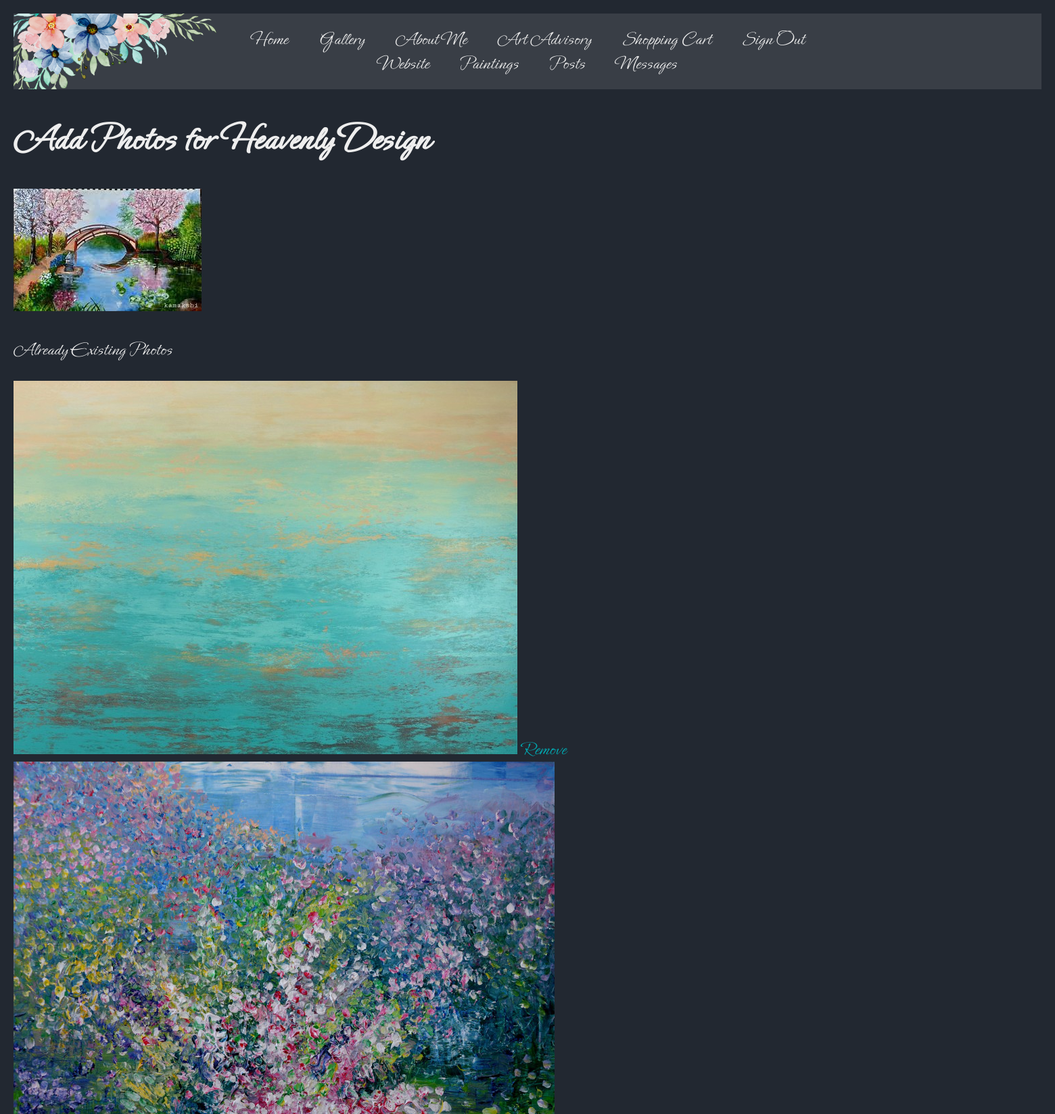
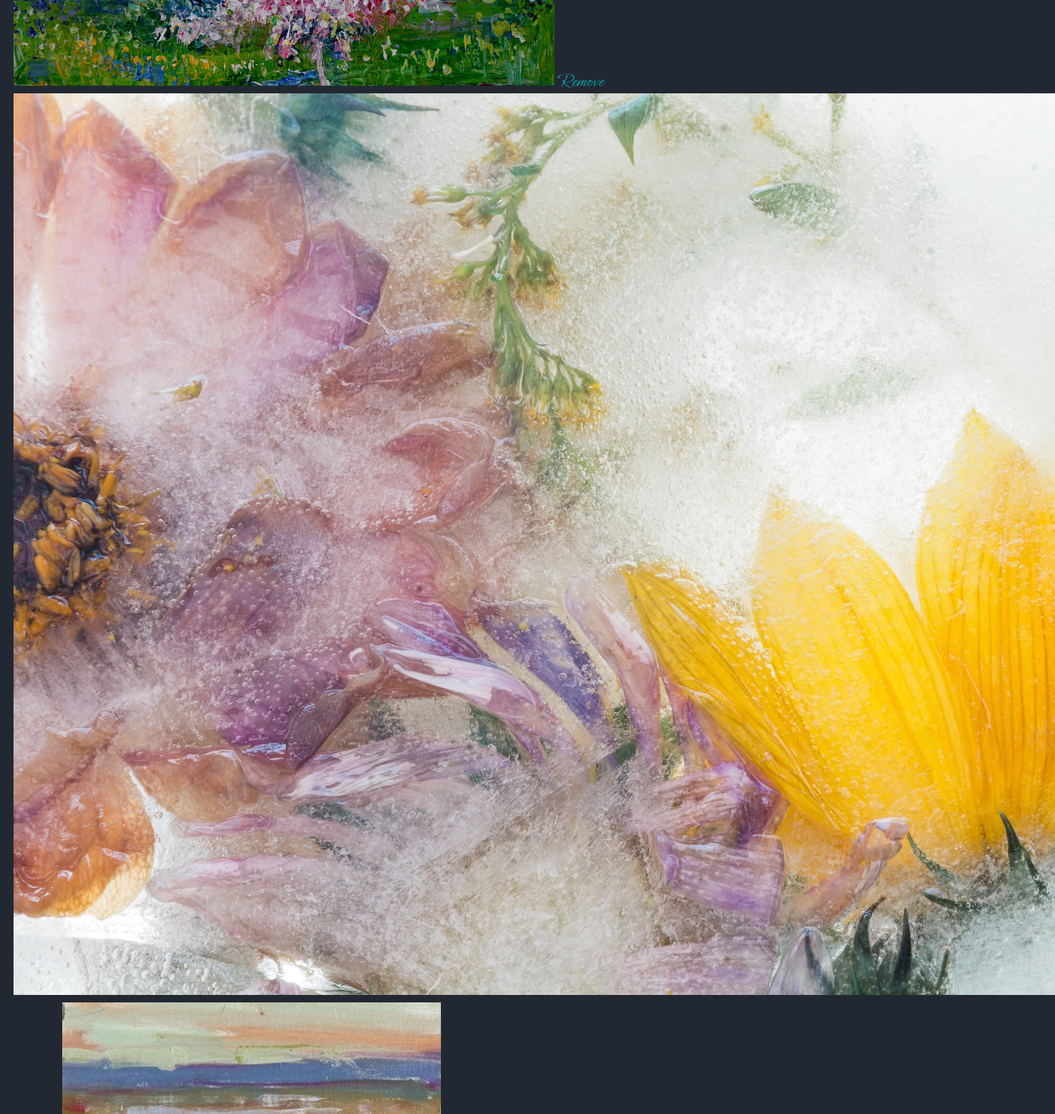
Page /admin/paintings/painting-photos?painting-id=10 (signed in, upper part) on the committed database (2 pictures, top to bottom).
### fiona/models/paintings.py (models this page shows, shortened)
class Painting(db.Model):
    __tablename__ = 'paintings'
    id                  = Column(Integer, primary_key=True, autoincrement=True)
    name                = Column(String(128), unique=True, nullable=False)
    description         = Column(Text, nullable=False)
    width               = Column(Integer, nullable=False)
    height              = Column(Integer, nullable=False)
    price               = Column(String(64), nullable=False)
    url                 = Column(String(256), nullable=False, unique=True)
    is_carousel_item    = Column(Boolean, nullable=False, default=False)
    is_sold             = Column(Boolean, nullable=False, default=False)

### fiona/models/painting_photos.py (models this page shows, shortened)
class Painting_Photo(db.Model):
    __tablename__ = 'painting_photos'
    id          = Column(Integer, primary_key=True, autoincrement=True)
    painting_id = Column(Integer, ForeignKey('paintings.id'), nullable=False)
    url         = Column(String(256), nullable=False, unique=True)
    since       = Column(DateTime, nullable=False, default=datetime.utcnow)
    painting = relationship("Painting")

### fiona/admin.py (the view, shortened to what this page needs)
@app.route('/admin/paintings/painting-photos', methods=['GET','POST'])
def painting_photos():
    website = Website.query.first()
    title = website.name + ' | Add Painting Photos'
    painting_id = request.args.get('painting-id')
    painting = Painting.query.filter_by(id=painting_id).first()
    painting_photos = Painting_Photo.query.filter_by(painting_id=painting_id).all()
    if 'user_id' in session and 'is_admin' in session and request.method == 'GET':
        painting_id = request.args.get('painting-id')
        if not painting_id:
            flash('invalid request.', Flash_Messages.error)
            return redirect(url_for('paintings'))
        return render_template('admin/painting_photos.html', painting_photos=painting_photos, painting=painting, title=title, website=website)

### fiona/templates/admin/painting_photos.html (shortened to what this page needs)
{% extends 'layouts/default.html' %}
{% block content %}
<h1>Add Photos for {{painting.name}}</h1>
<img src="../../{{painting.url}}" alt="image for {{painting.name}} painting">
<div>
    {% if painting_photos %}
        <p>Already Existing Photos</p>
        {% for photo in painting_photos %}
            <img src="../../{{photo.url}}" alt="photos for painting {{painting.name}}">
            <a href="{{url_for('delete_photo')}}?photo-id={{photo.id}}">Remove</a>
        {% endfor %}
    {% endif %}
</div>
{% endblock %}

### fiona/static/css/main.css (style rules this page uses)
:root { --background-color: #222831; --element-color: #393E46; --highlight-color: #00ADB5; --text-color: #EEEEEE; --default-font-size: 28px; --smaller-font-size: 26px; --default-margin: 20px 20px 0 20px; }
body { margin: 0; padding: 0; box-sizing: border-box; background-color: var(--background-color); font-family: 'primary-font'; color: var(--text-color); font-size: var(--default-font-size); }
a { text-decoration: none; color: var(--highlight-color); transition: .5s; }

### rows in the picture
Painting: name "Heavenly Design", url (picture)
Painting_Photo: url (picture)
Painting_Photo: url (picture)
Painting_Photo: url (picture)
Painting_Photo: url (picture)
